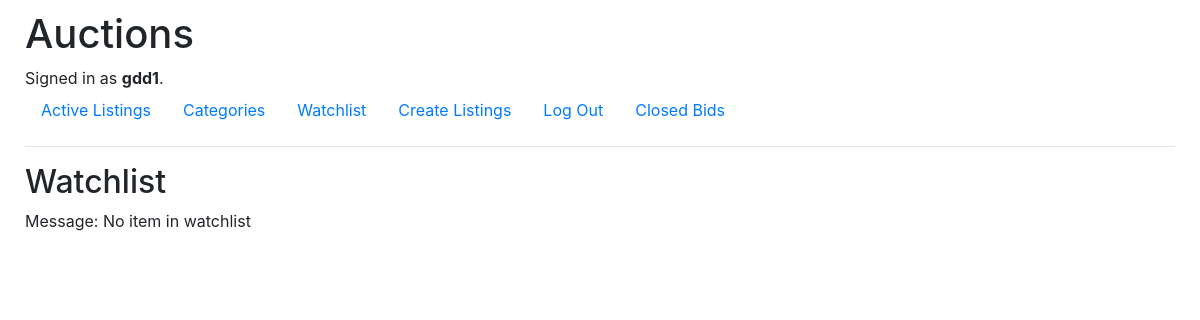
Before: /watchlist (signed in) with the older database file.
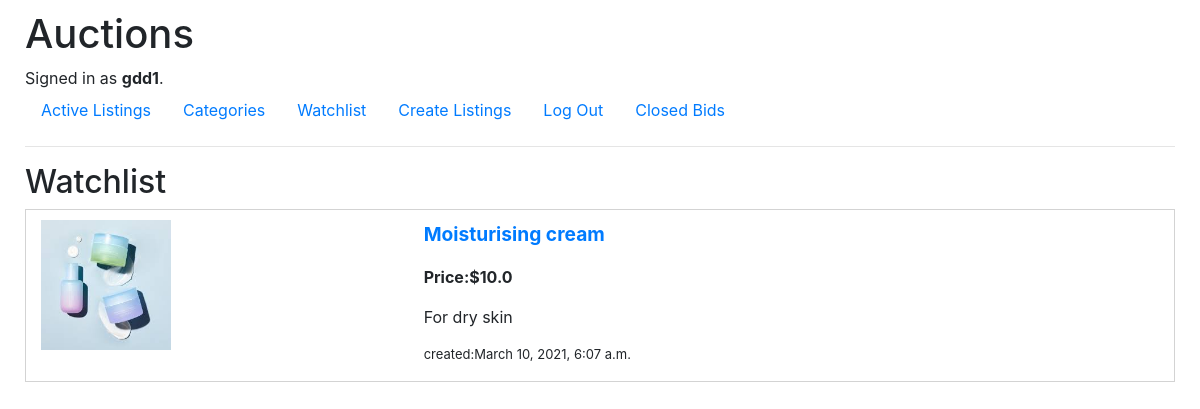
After: the same page with the newer database file.
### auctions/models.py (models this page shows, shortened)
class User(AbstractUser):
    pass

class Watchlist(models.Model):
    user = models.ForeignKey(User,null=True, on_delete=models.CASCADE)
    listingid = models.ForeignKey(Listing, on_delete=models.CASCADE, null=True, related_name='listingid')
    status = models.BooleanField(default=False)

class Listing(models.Model):
    name = models.CharField(max_length=64)
    description = models.TextField()
    category = models.ManyToManyField(Category, help_text='Select category/ies for this item', related_name='categ')
    start_bid = models.FloatField()
    listedby = models.ForeignKey(User, on_delete=models.CASCADE)
    image = models.ImageField(upload_to="images/", blank=True, null=True)
    created = models.DateTimeField(auto_now_add=True)

### auctions/views.py (the view)
# urls.py: path("watchlist", views.watchlist, name="watchlist"),
@login_required(login_url="login")
def watchlist(request):
    user= request.user.id
    listing = Listing.objects.all()
    bid=Bid.objects.filter(user=user, closedbid__isnull=False)
    wl = Watchlist.objects.filter(user=user).exclude(listingid_id__bidlisting__closedbid__isnull= False)
    if wl:
        return render(request, "auctions/watchlist.html",{
            "watchlist": wl,
        })
    else:
        return render(request, "auctions/watchlist.html",{
            "message" : "No item in watchlist"
        })

### auctions/templates/auctions/watchlist.html
{% extends "auctions/layout.html" %}
{% block body %}
    <h2>Watchlist</h2>
    {% if message %}
    <p> Message: {{ message }}</p>
    {% endif %}
    {% for item in watchlist %}
<div class="container-fluid" style="margin-top: 5px;">
    <div class="row"; style="padding-top: 10px; border:solid 1px lightgray" >
        <div  class="col-sm-4" >
            {% if item.listingid.image %}
             <img style="width:130px;height:130px;" src= "{{MEDIA_URL}}{{item.listingid.image}}" alt="{{item.listingid.image}}"/>
             {% endif %}
        </div>
        <div class="col-sm-8">
        <p style="font-size: larger; font-weight: bold; ">  <a href="auctions/{{item.listingid.id}}"> {{ item.listingid.name}}</a> </p>
        <p style="font-size: medium; font-weight: bold; ">Price:${{ item.listingid.start_bid }} </p>
        <p style="font-size: medium;  ">{{ item.listingid.description }} </p>
        <p style="font-size: small;  ">created:{{ item.listingid.created }} </p>
        </div>
    </div>
</div>
{% endfor %}
{% endblock %}

### auctions/templates/auctions/layout.html (shortened to what this page needs)
{% load static %}
<!DOCTYPE html>
<html lang="en">
    <head>
        <link rel="stylesheet" href="https://stackpath.bootstrapcdn.com/bootstrap/4.4.1/css/bootstrap.min.css">
        <link href="{% static 'auctions/styles.css' %}" rel="stylesheet">
    </head>
    <body>
    <div class="container-fluid">
        <h1>Auctions</h1>
        <div>
            {% if user.is_authenticated %}
                Signed in as <strong>{{ user.username }}</strong>.
            {% else %}
                Not signed in.
            {% endif %}
        </div>
        <ul class="nav">
            <li class="nav-item">
                <a class="nav-link" href="{% url 'index' %}">Active Listings</a>
            </li>
            {% if user.is_authenticated %}
            <li class="nav-item">
                <a class="nav-link" href="{% url 'categories' %}">Categories</a> </li>
            <li class="nav-item">
                <a class="nav-link" href="{% url 'watchlist' %}">Watchlist</a> </li>
            <li class="nav-item">
                <a class="nav-link" href="{% url 'create' %}">Create Listings</a> </li>
            <li class="nav-item">
                <a class="nav-link" href="{% url 'logout' %}">Log Out</a> </li>
            <li class="nav-item">
                <a class="nav-link" href="{% url 'closedbid' %}" >Closed Bids </a> </li>
            {% endif %}
        </ul>
        <hr>
        {% block body %}
        {% endblock %}
    </div>
    </body>
</html>

### auctions/static/auctions/styles.css (style rules this page uses)
body { padding: 10px; }

Changed rows visible on the page:
added Watchlist: listingid.image (picture), listingid.name "Moisturising cream", listingid.start_bid "10.0", listingid.description "For dry skin", listingid.created "March 10, 2021, 6:07 a.m."
Other visible differences:
{{ message }}: "No item in watchlist" → (not shown)
text no longer shown: "Message:"
